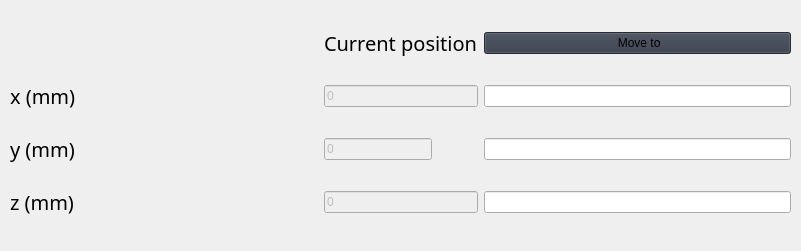
                      <widget class="QFrame" name="frame_6">
                       <property name="geometry">
                        <rect>
                         <x>1000</x>
                         <y>60</y>
                         <width>801</width>
                         <height>251</height>
                        </rect>
                       </property>
                       <property name="frameShape">
                        <enum>QFrame::NoFrame</enum>
                       </property>
                       <widget class="QWidget" name="gridLayoutWidget_9">
                        <property name="geometry">
                         <rect>
                          <x>10</x>
                          <y>10</y>
                          <width>781</width>
                          <height>229</height>
                         </rect>
                        </property>
                        <layout class="QGridLayout" name="gridLayout_7">
                         <item row="4" column="1">
                          <widget class="QLineEdit" name="magnet_position_x">
                           <property name="enabled">
                            <bool>false</bool>
                           </property>
                           <property name="sizePolicy">
                            <sizepolicy hsizetype="Preferred" vsizetype="Fixed">
                             <horstretch>0</horstretch>
                             <verstretch>0</verstretch>
                            </sizepolicy>
                           </property>
                           <property name="styleSheet">
                            <string notr="true">font: 63 20pt &quot;Segoe UI Semibold&quot;;</string>
                           </property>
                           <property name="text">
                            <string>0</string>
                           </property>
                          </widget>
                         </item>
                         <item row="5" column="1">
                          <widget class="QLineEdit" name="magnet_position_y">
                           <property name="enabled">
                            <bool>false</bool>
                           </property>
                           <property name="sizePolicy">
                            <sizepolicy hsizetype="Maximum" vsizetype="Fixed">
                             <horstretch>0</horstretch>
                             <verstretch>0</verstretch>
                            </sizepolicy>
                           </property>
                           <property name="styleSheet">
                            <string notr="true">font: 63 20pt &quot;Segoe UI Semibold&quot;;</string>
                           </property>
                           <property name="text">
                            <string>0</string>
                           </property>
                          </widget>
                         </item>
                         <item row="6" column="1">
                          <widget class="QLineEdit" name="magnet_position_z">
                           <property name="enabled">
                            <bool>false</bool>
                           </property>
                           <property name="sizePolicy">
                            <sizepolicy hsizetype="Preferred" vsizetype="Fixed">
                             <horstretch>0</horstretch>
                             <verstretch>0</verstretch>
                            </sizepolicy>
                           </property>
                           <property name="styleSheet">
                            <string notr="true">font: 63 20pt &quot;Segoe UI Semibold&quot;;</string>
                           </property>
                           <property name="text">
                            <string>0</string>
                           </property>
                          </widget>
                         </item>
                         <item row="4" column="0">
                          <widget class="QLabel" name="label_27">
                           <property name="sizePolicy">
                            <sizepolicy hsizetype="Preferred" vsizetype="Preferred">
                             <horstretch>0</horstretch>
                             <verstretch>0</verstretch>
                            </sizepolicy>
                           </property>
                           <property name="font">
                            <font>
                             <family>Segoe UI Semibold</family>
                             <pointsize>15</pointsize>
                             <weight>7</weight>
                             <italic>false</italic>
                             <bold>false</bold>
                            </font>
                           </property>
                           <property name="styleSheet">
                            <string notr="true">font: 63 15pt &quot;Segoe UI Semibold&quot;;</string>
                           </property>
                           <property name="text">
                            <string>x (mm)</string>
                           </property>
                           <property name="wordWrap">
                            <bool>true</bool>
                           </property>
                           <property name="textInteractionFlags">
                            <set>Qt::NoTextInteraction</set>
                           </property>
                          </widget>
                         </item>
                         <item row="6" column="0">
                          <widget class="QLabel" name="label_28">
                           <property name="sizePolicy">
                            <sizepolicy hsizetype="Preferred" vsizetype="Preferred">
                             <horstretch>0</horstretch>
                             <verstretch>0</verstretch>
                            </sizepolicy>
                           </property>
                           <property name="font">
                            <font>
                             <family>Segoe UI Semibold</family>
                             <pointsize>15</pointsize>
                             <weight>7</weight>
                             <italic>false</italic>
                             <bold>false</bold>
                            </font>
                           </property>
                           <property name="styleSheet">
                            <string notr="true">font: 63 15pt &quot;Segoe UI Semibold&quot;;</string>
                           </property>
                           <property name="text">
                            <string>z (mm)</string>
                           </property>
                           <property name="wordWrap">
                            <bool>true</bool>
                           </property>
                           <property name="textInteractionFlags">
                            <set>Qt::NoTextInteraction</set>
                           </property>
                          </widget>
                         </item>
                         <item row="5" column="0">
                          <widget class="QLabel" name="label_26">
                           <property name="font">
                            <font>
                             <family>Segoe UI Semibold</family>
                             <pointsize>15</pointsize>
                             <weight>7</weight>
                             <italic>false</italic>
                             <bold>false</bold>
                            </font>
                           </property>
                           <property name="styleSheet">
                            <string notr="true">font: 63 15pt &quot;Segoe UI Semibold&quot;;</string>
                           </property>
                           <property name="text">
                            <string>y (mm)</string>
                           </property>
                           <property name="wordWrap">
                            <bool>true</bool>
                           </property>
                           <property name="textInteractionFlags">
                            <set>Qt::NoTextInteraction</set>
                           </property>
                          </widget>
                         </item>
                         <item row="3" column="1">
                          <widget class="QLabel" name="label_23">
                           <property name="enabled">
                            <bool>true</bool>
                           </property>
                           <property name="sizePolicy">
                            <sizepolicy hsizetype="Preferred" vsizetype="Preferred">
                             <horstretch>0</horstretch>
                             <verstretch>0</verstretch>
                            </sizepolicy>
                           </property>
                           <property name="font">
                            <font>
                             <family>Segoe UI Semibold</family>
                             <pointsize>15</pointsize>
                             <weight>7</weight>
                             <italic>false</italic>
                             <bold>false</bold>
                            </font>
                           </property>
                           <property name="styleSheet">
                            <string notr="true">font: 63 15pt &quot;Segoe UI Semibold&quot;;</string>
                           </property>
                           <property name="text">
                            <string>Current position</string>
                           </property>
                           <property name="wordWrap">
                            <bool>true</bool>
                           </property>
                           <property name="textInteractionFlags">
                            <set>Qt::NoTextInteraction</set>
                           </property>
                          </widget>
                         </item>
                         <item row="4" column="2">
                          <widget class="QLineEdit" name="magnet_set_position_x">
                           <property name="enabled">
                            <bool>true</bool>
                           </property>
                           <property name="sizePolicy">
                            <sizepolicy hsizetype="Preferred" vsizetype="Fixed">
                             <horstretch>0</horstretch>
                             <verstretch>0</verstretch>
                            </sizepolicy>
                           </property>
                           <property name="styleSheet">
                            <string notr="true">font: 63 20pt &quot;Segoe UI Semibold&quot;;</string>
                           </property>
                           <property name="text">
                            <string/>
                           </property>
                          </widget>
                         </item>
                         <item row="5" column="2">
                          <widget class="QLineEdit" name="magnet_set_position_y">
                           <property name="enabled">
                            <bool>true</bool>
                           </property>
                           <property name="sizePolicy">
                            <sizepolicy hsizetype="Preferred" vsizetype="Fixed">
                             <horstretch>0</horstretch>
                             <verstretch>0</verstretch>
                            </sizepolicy>
                           </property>
                           <property name="styleSheet">
                            <string notr="true">font: 63 20pt &quot;Segoe UI Semibold&quot;;</string>
                           </property>
                           <property name="text">
                            <string/>
                           </property>
                          </widget>
                         </item>
                         <item row="6" column="2">
                          <widget class="QLineEdit" name="magnet_set_position_z">
                           <property name="enabled">
                            <bool>true</bool>
                           </property>
                           <property name="sizePolicy">
                            <sizepolicy hsizetype="Preferred" vsizetype="Fixed">
                             <horstretch>0</horstretch>
                             <verstretch>0</verstretch>
                            </sizepolicy>
                           </property>
                           <property name="styleSheet">
                            <string notr="true">font: 63 20pt &quot;Segoe UI Semibold&quot;;</string>
                           </property>
                           <property name="text">
                            <string/>
                           </property>
                          </widget>
                         </item>
                         <item row="3" column="2">
                          <widget class="QPushButton" name="magnet_moveto">
                           <property name="sizePolicy">
                            <sizepolicy hsizetype="Preferred" vsizetype="Fixed">
                             <horstretch>0</horstretch>
                             <verstretch>0</verstretch>
                            </sizepolicy>
                           </property>
                           <property name="styleSheet">
                            <string notr="true">background-color: rgb(52, 59, 72);
font: 63 15pt &quot;Segoe UI Semibold&quot;;</string>
                           </property>
                           <property name="text">
                            <string> Move to</string>
                           </property>
                           <property name="icon">
                            <iconset>
                             <normaloff>:/icons/images/icons/cil-arrow-circle-right.png</normaloff>:/icons/images/icons/cil-arrow-circle-right.png</iconset>
                           </property>
                          </widget>
                         </item>
                        </layout>
                       </widget>
                      </widget>
